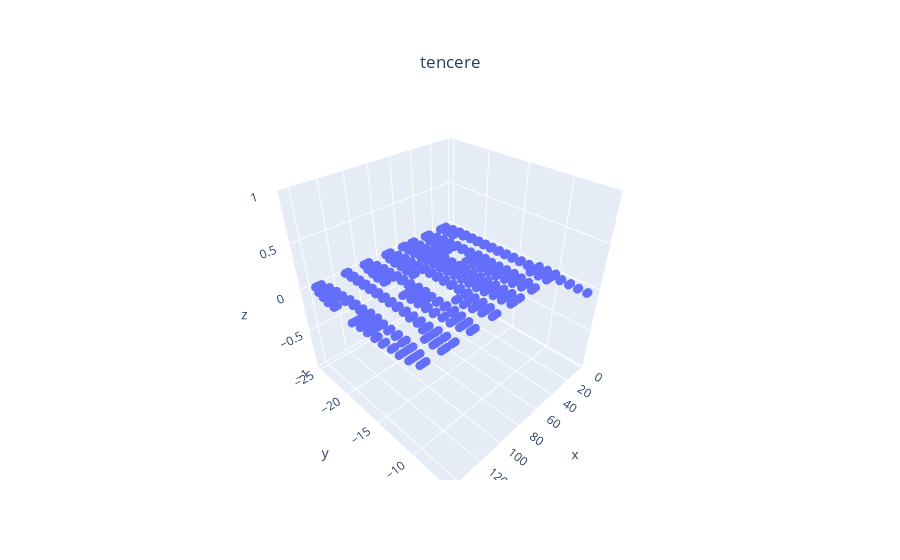
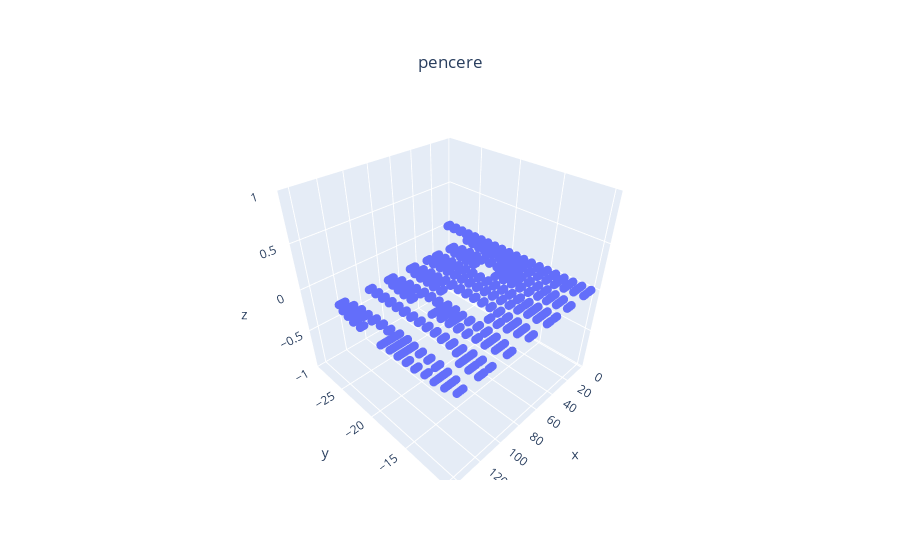

The cell these charts' notebook holds for them, in order:
### Markdown cell above
### See them in 3D

### Code cell
# CELL 1
# also let's see these text in 3D
# note that text2mat actually provides data in 3D but with z=0, hence text is on XY plane
CMe(T1, f'{S1}')
CMe(T2, f'{S2}')

### Figure 1 — Plotly figure (JSON) as saved in the notebook; plotly's stock layout.template omitted (floating-point values rounded to 4 significant figures; data arrays with more than 128 entries replaced by an {"elided": "..."} marker saying what was removed)
{"data": [{"marker": {"size": 3}, "mode": "markers", "name": "Plane", "type": "scatter3d", "x": {"elided": "932 int values"}, "y": {"elided": "932 int values"}, "z": {"elided": "932 int values"}}], "layout": {"title": {"text": "tencere", "x": 0.5, "xanchor": "center", "y": 0.9, "yanchor": "top"}}}

### Figure 2 — Plotly figure (JSON) as saved in the notebook; plotly's stock layout.template omitted (floating-point values rounded to 4 significant figures; data arrays with more than 128 entries replaced by an {"elided": "..."} marker saying what was removed)
{"data": [{"marker": {"size": 3}, "mode": "markers", "name": "Plane", "type": "scatter3d", "x": {"elided": "985 int values"}, "y": {"elided": "985 int values"}, "z": {"elided": "985 int values"}}], "layout": {"title": {"text": "pencere", "x": 0.5, "xanchor": "center", "y": 0.9, "yanchor": "top"}}}
